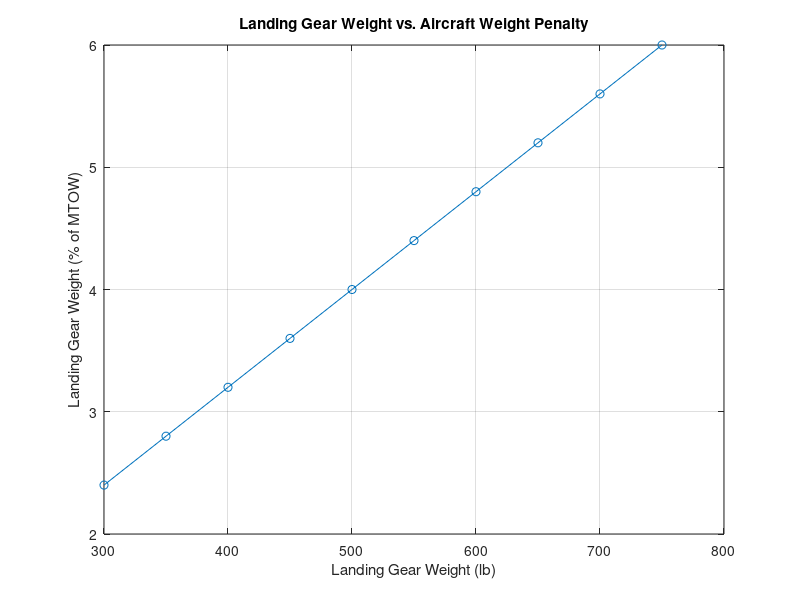

This figure's MATLAB source:
clear;
clc;
close all;

% Maximum aircraft weight from RFP (lb)
MTOW = 12500;
% Landing gear weights investigated (lb)
W_LG = [300 350 400 450 500 550 600 650 700 750];
% Clculate landing gear weight as percentage of MTOW
WeightPenalty = (W_LG ./ MTOW) .* 100;
figure;
plot(W_LG, WeightPenalty, '-o')
xlabel('Landing Gear Weight (lb)');
ylabel('Landing Gear Weight (% of MTOW)');
title('Landing Gear Weight vs. Aircraft Weight Penalty');
grid on;
box on;
